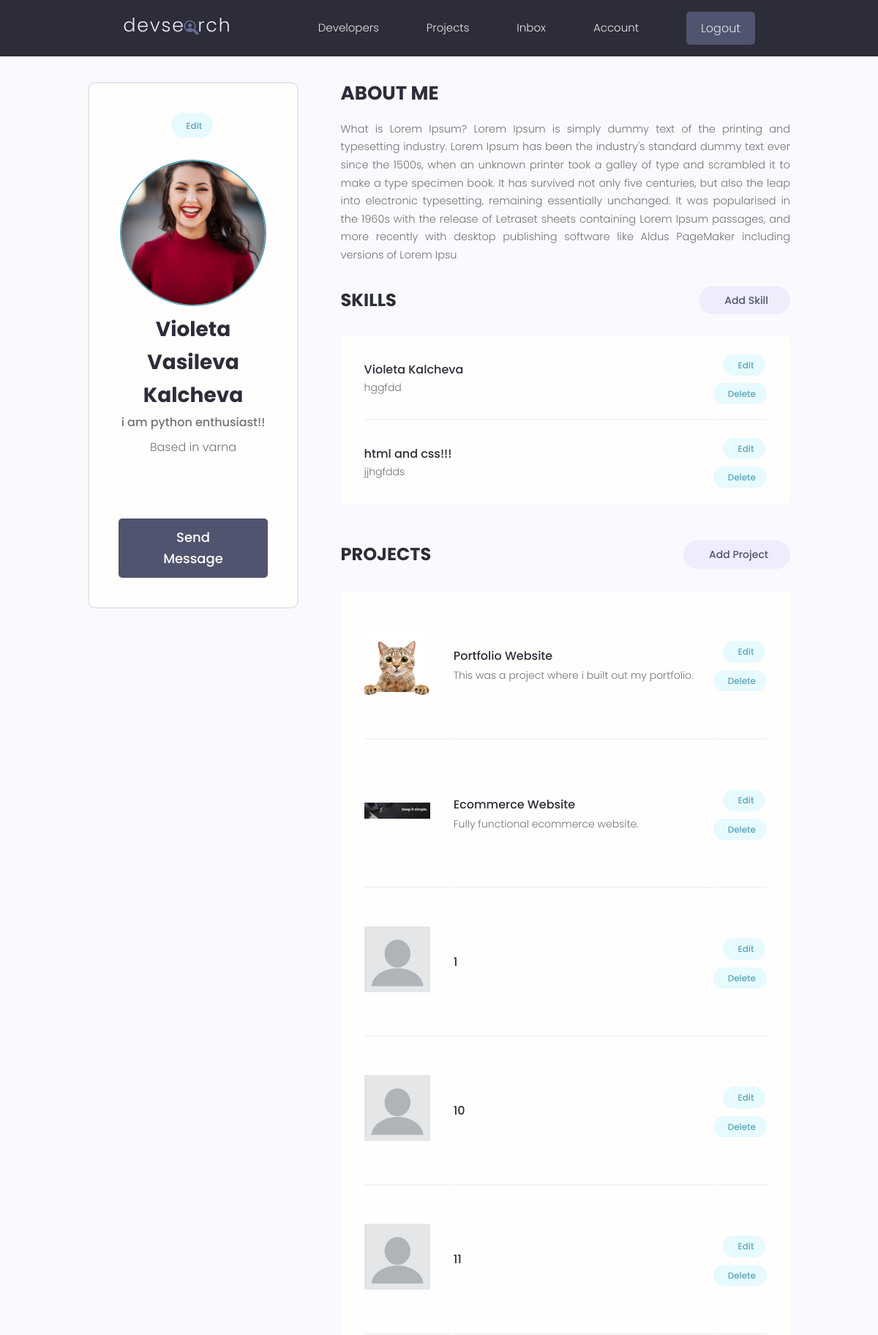
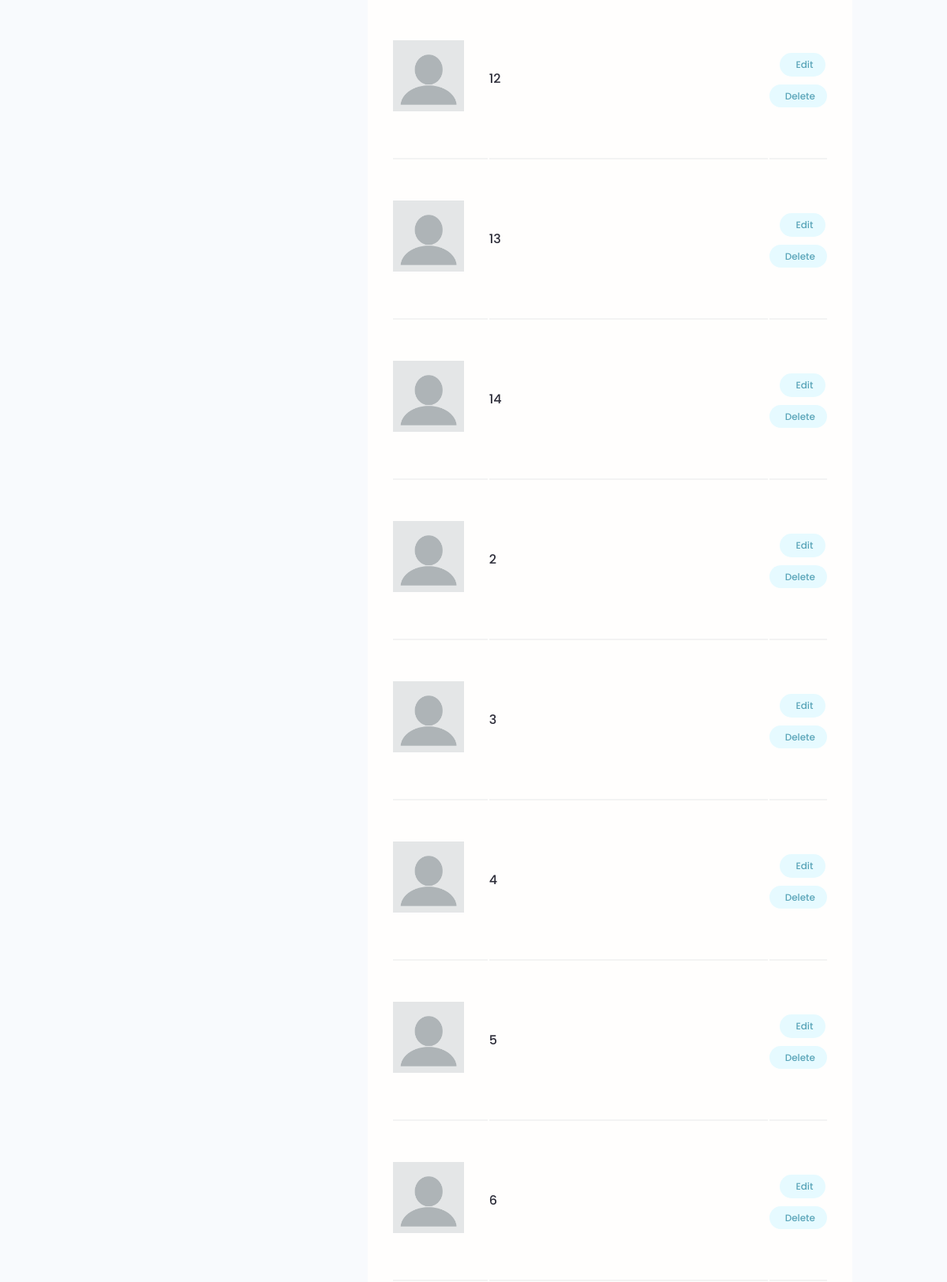
The app's page /account/ (signed in, upper part) with its own data (2 pictures, top to bottom).
### users/models.py (models this page shows, shortened)
class Profile(models.Model):
    user = models.OneToOneField(User, on_delete=models.CASCADE)
    name = models.CharField(max_length=200,null=True, blank=True)
    username = models.CharField(max_length=200,null=True, blank=True)
    location = models.CharField(max_length=200, null=True, blank=True)
    short_intro = models.CharField(max_length=200, blank=True, null=True)
    bio = models.TextField(blank=True, null=True)
    profile_image = models.ImageField(null=True, blank=True, upload_to='profiles/', default='profile/default.png')
    email = models.EmailField(max_length=500, null=True, blank=True)
    social_github = models.CharField(max_length=200, blank=True, null=True)
    social_twitter = models.CharField(max_length=200, blank=True, null=True)
    social_linkedin = models.CharField(max_length=200, blank=True, null=True)
    social_youtube = models.CharField(max_length=200, blank=True, null=True)
    social_website = models.CharField(max_length=200, blank=True, null=True)
    created = models.DateTimeField(auto_now_add=True)
    id = models.UUIDField(default=uuid.uuid4, unique=True, primary_key=True, editable=False)

class Skill(models.Model):
    owner = models.ForeignKey(Profile, null=True, blank=True, on_delete=models.CASCADE)
    name = models.CharField(max_length=200, null=True, blank=True)
    description = models.TextField(null=True, blank=True)
    created = models.DateTimeField(auto_now_add=True, null=True, blank=True)
    id = models.UUIDField(default=uuid.uuid4, unique=True, primary_key=True, editable=False)

### projects/models.py (models this page shows, shortened)
class Project(models.Model):
    owner = models.ForeignKey(Profile, null=True, blank=True, on_delete=models.CASCADE)
    title = models.CharField(max_length=200)
    description = models.TextField(null=True, blank=True)
    featured_image = models.ImageField(null=True, blank=True, default='blank.png')
    demo_link = models.CharField(max_length=2000, null=True, blank=True)
    source_link = models.CharField(max_length=2000, null=True, blank=True)
    tags = models.ManyToManyField('Tag', blank=True)
    vote_total = models.IntegerField(default=0, null=True, blank=True)
    vote_ratio = models.IntegerField(default=0, null=True, blank=True)
    created = models.DateTimeField(auto_now_add=True)
    id = models.UUIDField(default=uuid.uuid4, unique=True, primary_key=True, editable=False)
    class Meta:
        ordering = ['-vote_ratio', '-vote_total', 'title']

### users/views.py (the view)
# urls.py: path("account/", views.user_account, name="account"),
@login_required(login_url='login')
def user_account(request):
    profile = request.user.profile
    skills = profile.skill_set.all()
    projects = profile.project_set.all()
    context = {
        'profile': profile,
        'skills': skills,
        'projects': projects
    }
    return render(request, 'users/account.html', context)

### users/templates/users/account.html (shortened to what this page needs)
{% extends 'main.html' %}
{% block content %}
    <main class="settingsPage profile my-md">
        <div class="container">
            <div class="layout">
                <div class="column column--1of3">
                    <div class="card text-center">
                        <div class="card__body dev">
                            <a class="tag tag--pill tag--main settings__btn" href="{% url 'edit-account' %}">
                                Edit</a>
                            <img class="avatar avatar--xl dev__avatar"
                                 src="{{ profile.profile_image.url }}"/>
                            <h2 class="dev__name">{{ profile.name }}</h2>
                            <p class="dev__title">{{ profile.short_intro }}</p>
                            <p class="dev__location">Based in {{ profile.location }}</p>
                            <ul class="dev__social">
                            </ul>
                                                        <a href="#" class="btn btn--sub btn--lg">Send Message </a>
                        </div>
                    </div>
                </div>
                <div class="column column--2of3">
                    <div class="devInfo">
                        <h3 class="devInfo__title">About Me</h3>
                        <p class="devInfo__about">
                            {{ profile.bio }}
                        </p>
                    </div>
                    <div class="settings">
                        <h3 class="settings__title">Skills</h3>
                        <a class="tag tag--pill tag--sub settings__btn tag--lg" href="{% url 'create-skill' %}"> Add
                            Skill</a>
                    </div>
                    <table class="settings__table">
                        {% for skill in skills %}
                            <tr>
                                <td class="settings__tableInfo">
                                    <h4>{{ skill.name }}</h4>
                                    <p>
                                        {{ skill.description }}
                                    </p>
                                </td>
                                <td class="settings__tableActions">
                                    <a class="tag tag--pill tag--main settings__btn" href="{% url 'update-skill' skill.id %}">
                                        Edit</a>
                                    <a class="tag tag--pill tag--main settings__btn" href="{% url 'delete-skill' skill.id %}?next=/account/">
                                        Delete</a>
                                </td>
                            </tr>
                        {% endfor %}
                    </table>
                    <div class="settings">
                        <h3 class="settings__title">Projects</h3>
                        <a class="tag tag--pill tag--sub settings__btn tag--lg" href="{% url 'create-project' %}"> Add
                            Project</a>
                    </div>
                    <table class="settings__table">
                        {% for project in projects %}
                        <tr>
                            <td class="settings__thumbnail">
                                <a href="{% url 'project' project.id %}"><img src="{{ project.featured_image.url }}" alt="Project Thumbnail"/></a>
                            </td>
                            <td class="settings__tableInfo">
                                <a href="{% url 'project' project.id %}">{{ project.title }}</a>
                                <p>
                                    {{ project.description }}
                                </p>
                            </td>
                            <td class="settings__tableActions">
                                <a class="tag tag--pill tag--main settings__btn" href="{% url 'update-project' project.id %}">
                                    Edit</a>
                                <a class="tag tag--pill tag--main settings__btn" href="{% url 'delete-project' project.id %}?next=/account/">
                                    Delete</a>
                            </td>
                        </tr>
                        {% endfor %}
                    </table>
                </div>
            </div>
        </div>
    </main>
{% endblock %}

### static/styles/app.css (style rules this page uses)
:root { --color-sub: #2d2d39; }
.btn--sub { background-color: var(--color-sub-light); }
.card { border: 2px solid var(--color-light); }
img { width: 100%; }
.profile .card > .dev { padding: 4rem; }
.dev__avatar { display: block; margin: auto; }
.dev__name { color: var(--color-sub); font-size: 2.8rem; font-weight: 700; margin-top: 1rem; margin-bottom: 0.5rem; }
.dev__title { font-size: 1.6rem; font-weight: 500; line-height: 1.3; }
.dev__location { margin-top: 1rem; }
.dev__social { margin: 3rem 0; list-style: none; display: flex; justify-content: center; gap: 1.5rem; }
.devInfo { margin-bottom: 3rem; }
.devInfo__title, .devInfo__subtitle { font-size: 2.6rem; color: var(--color-sub); text-transform: uppercase; font-weight: 700; margin-bottom: 1.5rem; }
.devInfo__about, .devSkill__info { font-size: 1.45rem; line-height: 1.7; text-align: justify; }
.settingsPage .dev > .settings__btn { display: inline-block; margin-bottom: 3rem; }
.settings { display: flex; justify-content: space-between; align-items: center; }
.settings__title { font-size: 2.4rem; text-transform: uppercase; font-weight: 700; color: var(--color-sub); }
.settings__table { margin-top: 3rem; margin-bottom: 5rem; padding: 0 3rem; background: var(--color-white); }
.settings__table tr { width: 100%; }
.settings__table tr > td { padding: 2rem 0; }
.settings__table tr:not(:last-child) td { border-bottom: 2px solid var(--color-white-light); }
.settings__thumbnail { width: 23%; min-width: 10rem; }
.settings__thumbnail img { padding-right: 3rem; height: 15rem; object-fit: contain; }
.settings__tableInfo { width: 100%; }
.settings__tableInfo h4, .settings__tableInfo a { padding-right: 1rem; width: auto; font-size: 1.6rem; font-weight: 500; color: var(--color-sub); }
.settings__tableInfo p { font-size: 1.4rem; }
.settings__tableActions { text-align: right; }

### static/uikit/styles/modules/_variables.css (style rules this page uses)
:root { --color-main: #5aa5b9; --color-main-light: #e6faff; --color-sub: #3f4156; --color-sub-light: #51546e; --color-sub-lighter: #ededfd; --color-text: #737373; --color-gray: #8b8b8b; --color-light: #e5e7eb; --color-light-gray: #767676; --color-bg: #f8fafd; --color-white: #fffefd; --color-white-light: #f3f3f3; --color-success: #359e64; --color-success-bg: #def8e8; --color-error: #fc4b0b; --color-error-bg: #fff2ee; --font-base: 'Poppins', arial, helvetica, 'Segoe UI', roboto, ubuntu, sans-serif; --font-monospace: 'Fira Code', 'Courier New', courier, monospace; --font-regular: 300; --font-medium: 500; --font-bold: 700; --generic-shadow: 1px 1px 5px #00000010; --generic-transition: all 0.3s ease-in-out; }

### static/uikit/styles/modules/_base.css (style rules this page uses)
* { margin: 0; padding: 0; box-sizing: border-box; text-rendering: optimizeLegibility; color: inherit; font-size: inherit; }
html { font-size: 50%; }
@media only screen and (min-width: 480px) { html { font-size: 56.25%; } }
@media only screen and (min-width: 1200px) { html { font-size: 62.5%; } }
body { line-height: 1.6; font-weight: 400; font-size: 1.5rem; color: var(--color-text); background-color: var(--color-bg); min-height: 100vh; }

### static/uikit/styles/modules/_typography.css (style rules this page uses)
* { font-family: var(--font-base); }
h2 { font-size: 3.6rem; font-weight: var(--font-bold); }
h3 { font-size: 3.2rem; font-weight: var(--font-medium); }
h4 { font-size: 2.8rem; font-weight: var(--font-medium); }
p, span, strong { font-size: 1.6rem; color: var(--color-text); font-weight: var(--font-regular); }
a { padding-bottom: 2px; text-decoration: none; display: inline-block; color: var(--color-main); font-weight: var(--font-medium); }

### static/uikit/styles/modules/_utilities.css (style rules this page uses)
.container { width: 92%; max-width: 165rem; margin: 0 auto; box-sizing: border-box; }
@media screen and (min-width: 1000px) { .container { width: 90%; } }
@media screen and (min-width: 1200px) { .container { width: 80%; } }
.text-center { text-align: center; }
.my-md { margin: 3rem auto; }

### static/uikit/styles/modules/_avatar.css (style rules this page uses)
.avatar { border-radius: 50%; border: 2px solid var(--color-main); object-fit: cover; }
.avatar--xl { height: 20rem; width: 20rem; }

### static/uikit/styles/modules/_card.css (style rules this page uses)
.card { border-radius: 1rem; background-color: var(--color-white); border: 1.5px solid var(--color-light); width: auto; height: auto; margin-top: 0.5rem; margin-bottom: 0.5rem; overflow: hidden; }
.card__body, .card__header { padding: 2rem 2.5rem; }

### static/uikit/styles/modules/_layout.css (style rules this page uses)
.layout { display: flex; flex-flow: row wrap; justify-content: space-between; }
.layout > .column { margin-bottom: 3rem; }
.layout > .column.column--1of3 { flex-basis: 30%; }
.layout > .column.column--2of3 { flex-basis: 64%; }

### records on screen
Profile: profile_image (picture), name "Violeta Vasileva Kalcheva", short_intro "i am python enthusiast!!", location "varna", bio "What is Lorem Ipsum? Lorem Ipsum is simply dummy text of the printing and typesetting industry. Lorem Ipsum has been the industry's standard dummy text ever since the 1500s, when an unknown printer took a galley of type and scrambled it to make a type specimen book. It has survived not only five centuries, but also the leap into electronic typesetting, remaining essentially unchanged. It was popularised in the 1960s with the release of Letraset sheets containing Lorem Ipsum passages, and more recently with desktop publishing software like Aldus PageMaker including versions of Lorem Ipsu"
Skill: name "Violeta Kalcheva", description "hggfdd"
Skill: name "html and css!!!", description "jjhgfdds"
Project: featured_image (picture), title "Portfolio Website", description "This was a project where i built out my portfolio."
Project: featured_image (picture), title "Ecommerce Website", description "Fully functional ecommerce website."
Project: featured_image (placeholder picture), title "1"
Project: featured_image (placeholder picture), title "10"
Project: featured_image (placeholder picture), title "11"
Project: featured_image (placeholder picture), title "12"
Project: featured_image (placeholder picture), title "13"
Project: featured_image (placeholder picture), title "14"
Project: featured_image (placeholder picture), title "2"
Project: featured_image (placeholder picture), title "3"
Project: featured_image (placeholder picture), title "4"
Project: featured_image (placeholder picture), title "5"
Project: featured_image (placeholder picture), title "6"
